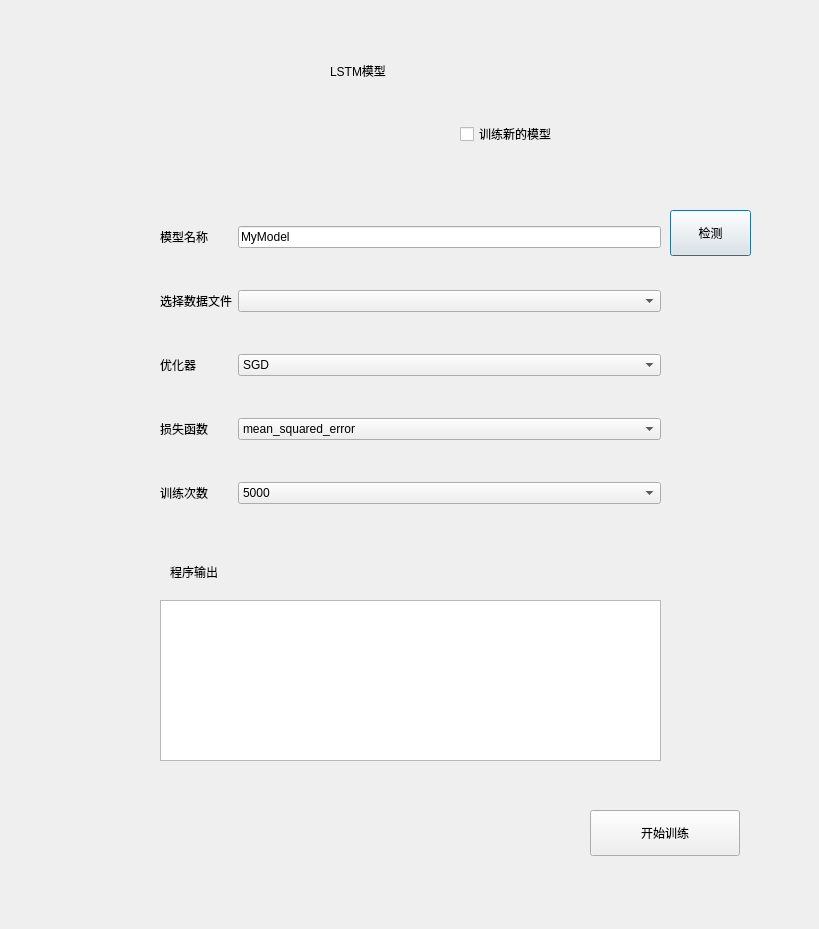
<?xml version="1.0" encoding="UTF-8"?>
<ui version="4.0">
 <class>Dialog</class>
 <widget class="QDialog" name="Dialog">
  <property name="geometry">
   <rect>
    <x>0</x>
    <y>0</y>
    <width>819</width>
    <height>929</height>
   </rect>
  </property>
  <property name="windowTitle">
   <string>Dialog</string>
  </property>
  <widget class="QWidget" name="gridLayoutWidget">
   <property name="geometry">
    <rect>
     <x>160</x>
     <y>190</y>
     <width>501</width>
     <height>351</height>
    </rect>
   </property>
   <layout class="QGridLayout" name="gridLayout">
    <item row="2" column="1">
     <widget class="QComboBox" name="comboBox_4">
      <item>
       <property name="text">
        <string>SGD</string>
       </property>
      </item>
      <item>
       <property name="text">
        <string>RMSprop</string>
       </property>
      </item>
      <item>
       <property name="text">
        <string>Adagrad</string>
       </property>
      </item>
      <item>
       <property name="text">
        <string>Adadelta</string>
       </property>
      </item>
      <item>
       <property name="text">
        <string>Adam</string>
       </property>
      </item>
      <item>
       <property name="text">
        <string>Adamax</string>
       </property>
      </item>
      <item>
       <property name="text">
        <string>Nadam</string>
       </property>
      </item>
     </widget>
    </item>
    <item row="3" column="0">
     <widget class="QLabel" name="label_6">
      <property name="text">
       <string>损失函数</string>
      </property>
     </widget>
    </item>
    <item row="1" column="0">
     <widget class="QLabel" name="label_4">
      <property name="text">
       <string>选择数据文件</string>
      </property>
     </widget>
    </item>
    <item row="2" column="0">
     <widget class="QLabel" name="label_5">
      <property name="text">
       <string>优化器</string>
      </property>
     </widget>
    </item>
    <item row="0" column="0">
     <widget class="QLabel" name="label">
      <property name="text">
       <string>模型名称</string>
      </property>
     </widget>
    </item>
    <item row="1" column="1">
     <widget class="QComboBox" name="comboBox_3"/>
    </item>
    <item row="0" column="1">
     <widget class="QLineEdit" name="lineEdit">
      <property name="text">
       <string>MyModel</string>
      </property>
     </widget>
    </item>
    <item row="3" column="1">
     <widget class="QComboBox" name="comboBox_5">
      <item>
       <property name="text">
        <string>mean_squared_error</string>
       </property>
      </item>
      <item>
       <property name="text">
        <string>mean_absolute_error</string>
       </property>
      </item>
      <item>
       <property name="text">
        <string>mean_absolute_percentage_error</string>
       </property>
      </item>
      <item>
       <property name="text">
        <string>mean_squared_logarithmic_error</string>
       </property>
      </item>
      <item>
       <property name="text">
        <string>squared_hinge</string>
       </property>
      </item>
      <item>
       <property name="text">
        <string>hinge</string>
       </property>
      </item>
      <item>
       <property name="text">
        <string>categorical_hinge</string>
       </property>
      </item>
      <item>
       <property name="text">
        <string>logcosh</string>
       </property>
      </item>
     </widget>
    </item>
    <item row="4" column="0">
     <widget class="QLabel" name="label_3">
      <property name="text">
       <string>训练次数</string>
      </property>
     </widget>
    </item>
    <item row="4" column="1">
     <widget class="QComboBox" name="comboBox">
      <item>
       <property name="text">
        <string>5000</string>
       </property>
      </item>
      <item>
       <property name="text">
        <string>10000</string>
       </property>
      </item>
      <item>
       <property name="text">
        <string>20000</string>
       </property>
      </item>
      <item>
       <property name="text">
        <string>50000</string>
       </property>
      </item>
     </widget>
    </item>
   </layout>
  </widget>
  <widget class="QPushButton" name="pushButton">
   <property name="geometry">
    <rect>
     <x>670</x>
     <y>210</y>
     <width>81</width>
     <height>46</height>
    </rect>
   </property>
   <property name="text">
    <string>检测</string>
   </property>
  </widget>
  <widget class="QLabel" name="title">
   <property name="geometry">
    <rect>
     <x>330</x>
     <y>50</y>
     <width>141</width>
     <height>41</height>
    </rect>
   </property>
   <property name="text">
    <string>LSTM模型</string>
   </property>
  </widget>
  <widget class="QTextBrowser" name="textBrowser">
   <property name="geometry">
    <rect>
     <x>160</x>
     <y>600</y>
     <width>501</width>
     <height>161</height>
    </rect>
   </property>
  </widget>
  <widget class="QLabel" name="label_7">
   <property name="geometry">
    <rect>
     <x>170</x>
     <y>560</y>
     <width>108</width>
     <height>24</height>
    </rect>
   </property>
   <property name="text">
    <string>程序输出</string>
   </property>
  </widget>
  <widget class="QCheckBox" name="checkBox">
   <property name="enabled">
    <bool>true</bool>
   </property>
   <property name="geometry">
    <rect>
     <x>460</x>
     <y>120</y>
     <width>231</width>
     <height>28</height>
    </rect>
   </property>
   <property name="text">
    <string>训练新的模型</string>
   </property>
  </widget>
  <widget class="QPushButton" name="pushButton_2">
   <property name="geometry">
    <rect>
     <x>590</x>
     <y>810</y>
     <width>150</width>
     <height>46</height>
    </rect>
   </property>
   <property name="text">
    <string>开始训练</string>
   </property>
  </widget>
 </widget>
 <resources/>
 <connections/>
</ui>
